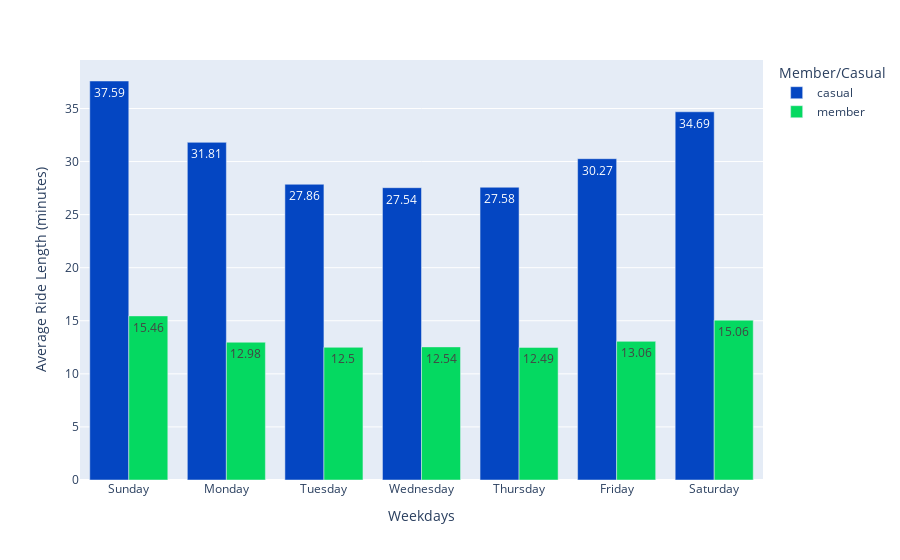

The notebook cell this image was saved under:
### Code cell
fig_6 = round(df.groupby(['day_of_week', 'member_casual'], as_index=False).mean(),2)

px.bar(fig_6, x = 'day_of_week', y = 'ride_length',
        color = 'member_casual',
        barmode='group',
        text = 'ride_length', 
        labels = {'ride_length': 'Average Ride Length (minutes)', 'member_casual': 'Member/Casual', 'day_of_week': 'Weekdays'},
        hover_name = 'member_casual', hover_data = {'member_casual': False, 'ride_length': True}, 
        color_discrete_map = {'casual': '#0446c2', 'member': '#05d961'})

### Figure 1 — Plotly figure (JSON) as saved in the notebook; plotly's stock layout.template omitted (floating-point values rounded to 4 significant figures)
{"data": [{"alignmentgroup": "True", "customdata": [["casual"], ["casual"], ["casual"], ["casual"], ["casual"], ["casual"], ["casual"]], "hovertemplate": "<b>%{hovertext}</b><br><br>Weekdays=%{x}<br>Average Ride Length (minutes)=%{text}<extra></extra>", "hovertext": ["casual", "casual", "casual", "casual", "casual", "casual", "casual"], "legendgroup": "casual", "marker": {"color": "#0446c2", "pattern": {"shape": ""}}, "name": "casual", "offsetgroup": "casual", "orientation": "v", "showlegend": true, "text": [37.59, 31.81, 27.86, 27.54, 27.58, 30.27, 34.69], "textposition": "auto", "type": "bar", "x": ["Sunday", "Monday", "Tuesday", "Wednesday", "Thursday", "Friday", "Saturday"], "xaxis": "x", "y": [37.59, 31.81, 27.86, 27.54, 27.58, 30.27, 34.69], "yaxis": "y"}, {"alignmentgroup": "True", "customdata": [["member"], ["member"], ["member"], ["member"], ["member"], ["member"], ["member"]], "hovertemplate": "<b>%{hovertext}</b><br><br>Weekdays=%{x}<br>Average Ride Length (minutes)=%{text}<extra></extra>", "hovertext": ["member", "member", "member", "member", "member", "member", "member"], "legendgroup": "member", "marker": {"color": "#05d961", "pattern": {"shape": ""}}, "name": "member", "offsetgroup": "member", "orientation": "v", "showlegend": true, "text": [15.46, 12.98, 12.5, 12.54, 12.49, 13.06, 15.06], "textposition": "auto", "type": "bar", "x": ["Sunday", "Monday", "Tuesday", "Wednesday", "Thursday", "Friday", "Saturday"], "xaxis": "x", "y": [15.46, 12.98, 12.5, 12.54, 12.49, 13.06, 15.06], "yaxis": "y"}], "layout": {"barmode": "group", "legend": {"title": {"text": "Member/Casual"}, "tracegroupgap": 0}, "margin": {"t": 60}, "xaxis": {"anchor": "y", "domain": [0.0, 1.0], "title": {"text": "Weekdays"}}, "yaxis": {"anchor": "x", "domain": [0.0, 1.0], "title": {"text": "Average Ride Length (minutes)"}}}}
